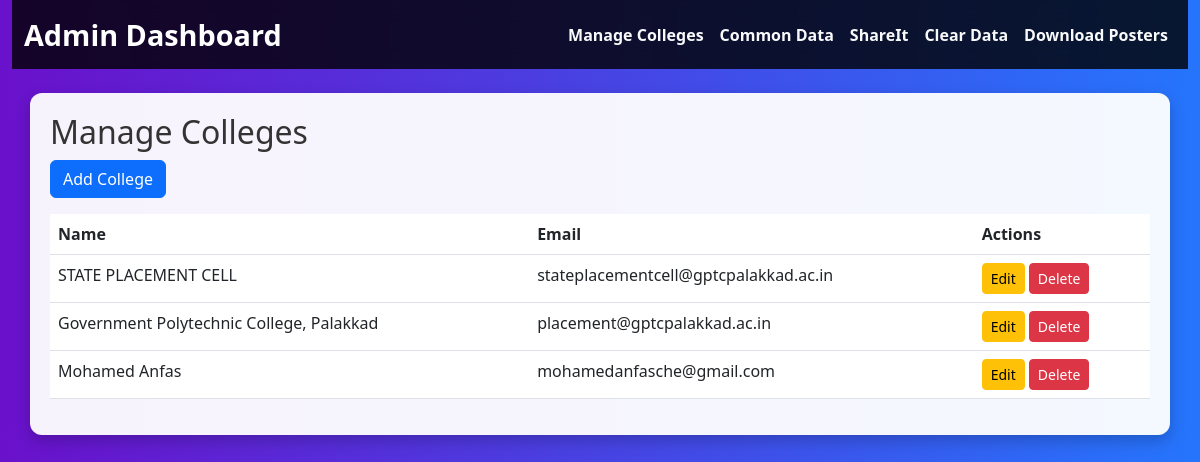
The page /manage-college/ on the database as committed earlier.
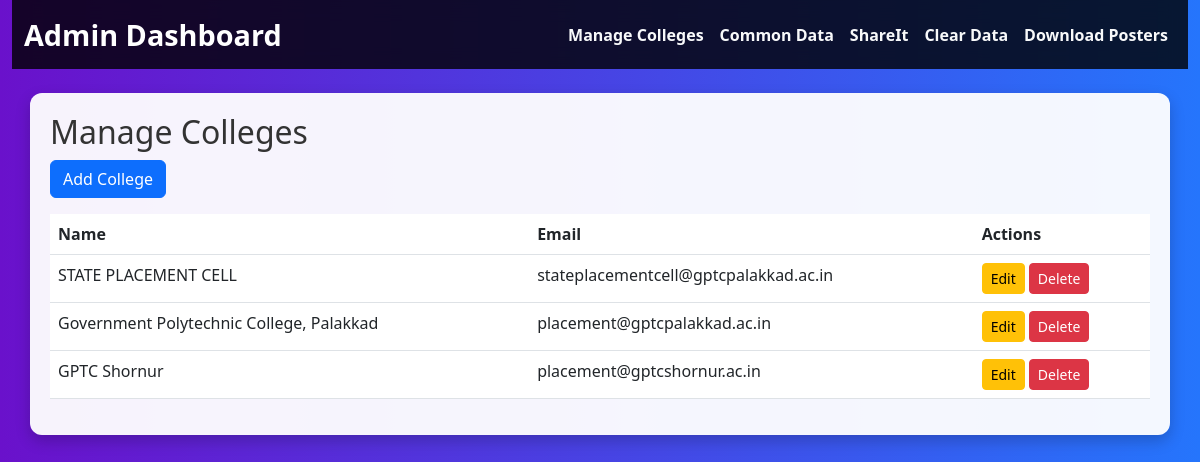
The same page on the database as committed later.
### myapp/models.py (models this page shows, shortened)
class College(AbstractBaseUser, PermissionsMixin):
    name = models.CharField(max_length=255)
    email = models.EmailField(unique=True)
    sheet_url = models.URLField(blank=True, null=True)
    logo = models.ImageField(
        upload_to='college_logos/',
        blank=True,
        null=True,
    )
    current_status = models.TextField(blank=True, null=True)
    is_active = models.BooleanField(default=True)
    is_staff = models.BooleanField(default=False)
    objects = CollegeManager()
    USERNAME_FIELD = 'email'
    REQUIRED_FIELDS = ['name']  # Fields required for superuser creation
    class Meta:
        verbose_name = "College"
        verbose_name_plural = "Colleges"

### myapp/views.py (the view, shortened to what this page needs)
# urls.py: path('manage-college/', views.manage_colleges, name='manage_colleges'),
def manage_colleges(request):
    colleges = College.objects.all()
    return render(request, 'admin_user/manage_colleges.html', {'colleges': colleges})

### myapp/templates/admin_user/manage_colleges.html (shortened to what this page needs)
{% extends 'base.html' %}
{% block content %}
    <h2>Manage Colleges</h2>
    <button type="button" class="btn btn-primary" data-bs-toggle="modal" data-bs-target="#addCollegeModal">
        Add College
    </button>
    <table class="table mt-3">
        <thead>
            <tr>
                <th>Name</th>
                <th>Email</th>
                <th>Actions</th>
            </tr>
        </thead>
        <tbody>
            {% for college in colleges %}
                <tr>
                    <td>{{ college.name }}</td>
                    <td>{{ college.email }}</td>
                    <td>
                        <button class="btn btn-warning btn-sm" data-bs-toggle="modal" data-bs-target="#editCollegeModal-{{ college.id }}">Edit</button>
                        <form method="POST" action="{% url 'delete_college' college.id %}" style="display:inline;">
                            <button class="btn btn-danger btn-sm" type="submit">Delete</button>
                        </form>
                    </td>
                </tr>
            {% endfor %}
        </tbody>
    </table>
{% endblock %}

### myapp/templates/base.html (shortened to what this page needs)
<!DOCTYPE html>
<html lang="en">
<head>
    <link href="https://cdn.jsdelivr.net/npm/bootstrap@5.3.0/dist/css/bootstrap.min.css" rel="stylesheet">
</head>
<body>
    <div class="container-fluid">
        <nav class="navbar navbar-expand-lg">
            <div class="container-fluid">
                <a class="navbar-brand" href="#">Admin Dashboard</a>
                <div class="collapse navbar-collapse" id="navbarNav">
                    <ul class="navbar-nav ms-auto">
                        <li class="nav-item">
                            <a class="nav-link" href="{% url 'manage_colleges' %}">Manage Colleges</a>
                        </li>
                        <li class="nav-item">
                            <a class="nav-link" href="{% url 'common_data' %}">Common Data</a>
                        </li>
                        <li class="nav-item">
                            <a class="nav-link" href="{% url 'sheet_link' %}">ShareIt</a>
                        </li>
                        <li class="nav-item">
                            <a class="nav-link" href="{% url 'clear_students' %}">Clear Data</a>
                        </li>
                        <li class="nav-item">
                            <a class="nav-link" href="{% url 'download_posters' %}">Download Posters</a>
                        </li>
                    </ul>
                </div>
            </div>
        </nav>
        <div class="container mt-4">
            {% block content %}
            {% endblock %}
        </div>
    </div>
</body>
</html>

### myapp/templates/base.html (style rules this page uses)
body { background: linear-gradient(to right, #6a11cb, #2575fc); font-family: 'Segoe UI', Tahoma, Geneva, Verdana, sans-serif; color: #ffffff; }
.navbar { background: rgba(0, 0, 0, 0.8); backdrop-filter: blur(10px); }
.navbar-brand { font-size: 1.8rem; font-weight: bold; color: #fff; }
.nav-link { color: #f8f9fa !important; font-weight: 600; transition: all 0.3s ease; }
.container { background: rgba(255, 255, 255, 0.95); border-radius: 12px; padding: 20px; box-shadow: 0 6px 15px rgba(0, 0, 0, 0.2); color: #333; margin-top: 20px; animation: fadeIn 0.8s ease-in-out; }

Rows that differ between the two databases and show on the page:
removed College: name "Mohamed Anfas", email "mohamedanfasche@gmail.com"
added College: name "GPTC Shornur", email "placement@gptcshornur.ac.in"
